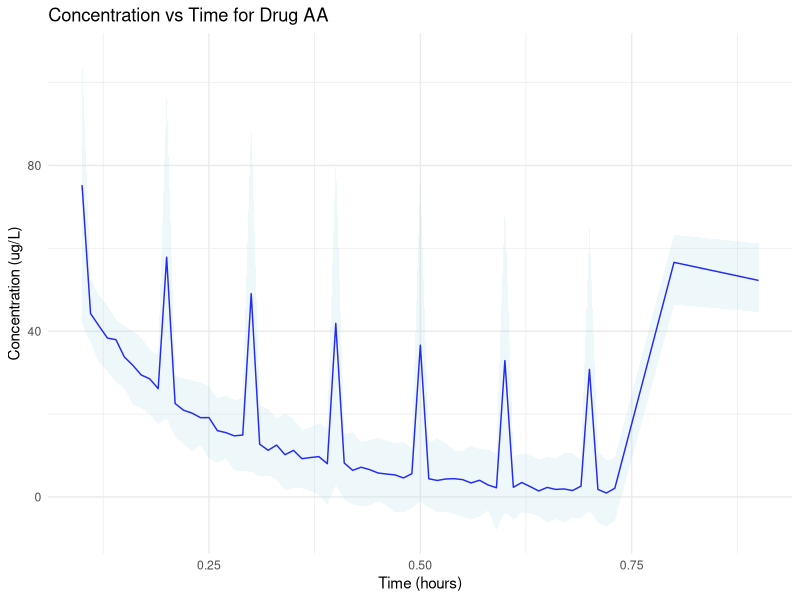
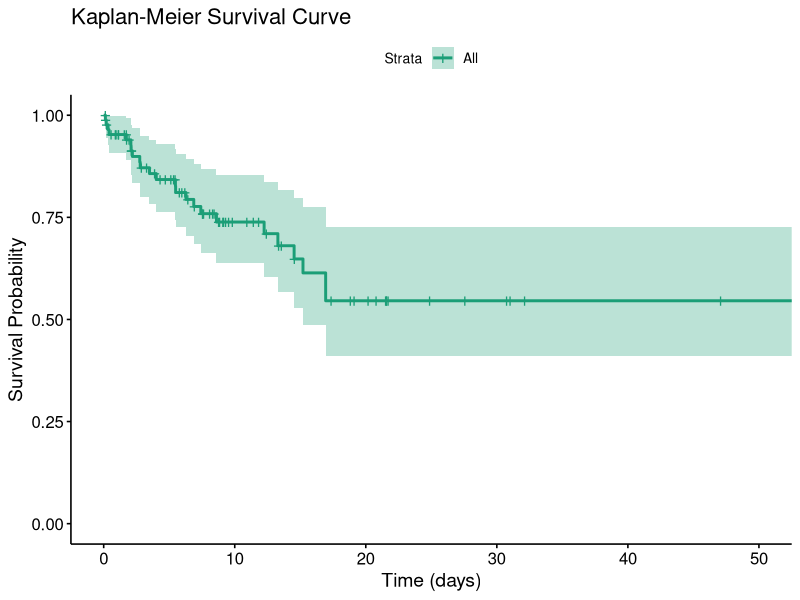

Write the R code that produced these figures, in order.
# Load required packages
library(ggplot2)
library(dplyr)
library(tidyr)
library(survival)
library(survminer)

# Set seed for reproducibility
set.seed(123)

# Parameters for the pharmacokinetic model
Cmax <- 100  # ug/L
Tmax <- 17   # hours
half_life <- 20  # hours
bioavailability <- 0.8  # 80%

# Generate time points
time_points <- seq(0, 72, by = 1)  # 0 to 72 hours

# Two-compartment model equation
pk_model <- function(t, Cmax, Tmax, half_life) {
  k_elim <- log(2) / half_life
  C <- (Cmax * (Tmax / (Tmax + t)) * exp(-k_elim * t))
  return(C)
}

# Simulate data for 105 patients
n_patients <- 105
patient_data <- data.frame(
  Patient_ID = 1:n_patients,
  Concentration = sapply(time_points, function(t) pk_model(t, Cmax, Tmax, half_life) +
                           rnorm(n_patients, mean = 0, sd = 5))  # Adding some noise
)

# Reshape the data for plotting
long_patient_data <- patient_data %>%
  pivot_longer(-Patient_ID, names_to = "Time", values_to = "Concentration") %>%
  mutate(Time = as.numeric(gsub("Concentration", "", Time)))

# Calculate median and 90% confidence interval
summary_data <- long_patient_data %>%
  group_by(Time) %>%
  summarise(
    Median = median(Concentration),
    CI_lower = quantile(Concentration, 0.05),
    CI_upper = quantile(Concentration, 0.95)
  )

# Concentration vs Time plot
pk_plot <- ggplot(summary_data, aes(x = Time)) +
  geom_line(aes(y = Median), color = "blue") +
  geom_ribbon(aes(ymin = CI_lower, ymax = CI_upper), alpha = 0.2, fill = "lightblue") +
  labs(title = "Concentration vs Time for Drug AA",
       x = "Time (hours)",
       y = "Concentration (ug/L)") +
  theme_minimal()

# Save the concentration vs time plot
ggsave("Concentration_vs_Time_AA.png", plot = pk_plot, width = 8, height = 6)

# Generate Kaplan-Meier data
n_survival_patients <- 87
survival_data <- data.frame(
  Time = rexp(n_survival_patients, rate = 0.1),
  Status = sample(c(0, 1), n_survival_patients, replace = TRUE, prob = c(0.7, 0.3))  # 0 = censored, 1 = event
)

# Fit the Kaplan-Meier model
km_fit <- survfit(Surv(Time, Status) ~ 1, data = survival_data)

# Kaplan-Meier plot
km_plot <- ggsurvplot(km_fit,
                      data = survival_data,
                      title = "Kaplan-Meier Survival Curve",
                      xlab = "Time (days)",
                      ylab = "Survival Probability",
                      risk.table = TRUE,
                      palette = "Dark2")

# Save the Kaplan-Meier plot
ggsave("Kaplan_Meier_Survival_Curve.png", plot = km_plot$plot, width = 8, height = 6)

# Print messages
print("Plots have been saved as 'Concentration_vs_Time_AA.png' and 'Kaplan_Meier_Survival_Curve.png'.")
